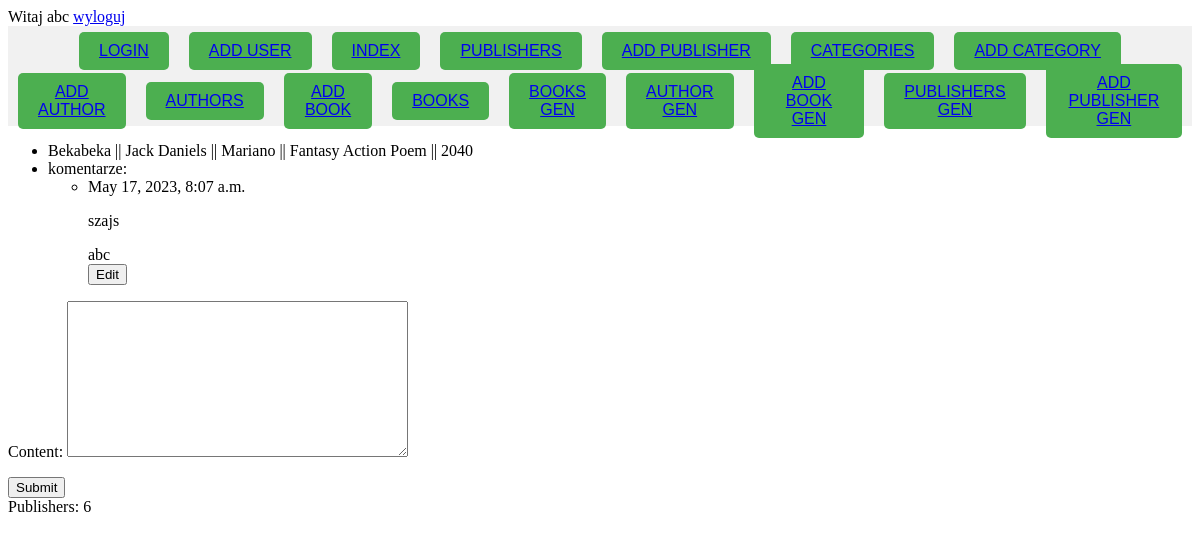
Screenshot of /books/books/4/ (signed in) with the database file from the repository.
### ksiazki/models.py (models this page shows, shortened)
class Book(models.Model):
    title = models.CharField(max_length=128)
    publisher = models.ForeignKey(Publisher, on_delete=models.CASCADE)
    categories = models.ManyToManyField(Category)
    author = models.ForeignKey(Author, on_delete=models.CASCADE)
    year = models.IntegerField()

class Author(models.Model):
    first_name = models.CharField(max_length=128)
    last_name = models.CharField(max_length=128)
    birth_date = models.DateField()
    def __str__(self):
        return f"{self.first_name} {self.last_name}"

class Publisher(models.Model):
    name = models.CharField(max_length=128)

class Category(models.Model):
    name = models.CharField(max_length=128)

class Comment(models.Model):
    book = models.ForeignKey(Book, on_delete=models.CASCADE)
    user = models.ForeignKey(User, on_delete=models.CASCADE)
    date = models.DateTimeField(auto_now_add=True)
    content = models.TextField(null=False, blank=False)

### ksiazki/views.py (the view, shortened to what this page needs)
# urls.py: path('books/<int:id>/', ksiazki_views.BookDetails.as_view(), name='book_details'),
class BookDetails(LoginRequiredMixin, View):
    def get(self, request, id):
        book = Book.objects.get(id=id)
        form = AddCommentForm()
        context = {
            'book': book,
            'form': form
        }
        return render(request, 'ksiazki/book_details.html', context)

### ksiazki/forms.py
class AddCommentForm(forms.ModelForm):
    class Meta:
        model = Comment
        fields = ['content']

### ksiazki/context_processor.py (called while the page is built)
def number_of_publishers(request):
    return {
        'pc': Publisher.objects.count()
    }

### ksiazki/templates/ksiazki/book_details.html
{% extends 'ksiazki/index.html' %}
{% block zawartosc %}
    <ul>
        <li>{{ book.title }} || {{ book.author }} || {{ book.publisher.name }} || {% for category in book.categories.all %} {{ category.name }} {% endfor %} || {{ book.year }}</li>
        <li>
            komentarze:
            <ul>
                {% for comment in book.comment_set.all %}
                    <li>{{ comment.date }}
                    <p>{{ comment.content }}</p>
                    {{ comment.user.username }}</li>
                    <a href="{% url 'edit_comment' comment.id %}"> <button>Edit</button></a>
                {% endfor %}
            </ul>
        </li>
    </ul>
{% if user.is_authenticated %}
{% include 'book_generic/basic_form.html' %}
{% endif %}
{% endblock %}

### ksiazki/templates/ksiazki/index.html (shortened to what this page needs)
{% load static %}
<!doctype html>
<html lang="en">
<head>
<link href="{% static '/base.css' %}" rel="stylesheet">
</head>
<body>
{% if user.is_authenticated %}
    Witaj {{ user.username }}
    <a href="{% url 'logout' %}">wyloguj</a>
{% endif %}
  <div class="button-bar">
      <button><a href="{% url 'login' %}">LOGIN</a></button>
      <button><a href="{% url 'add_user' %}">ADD USER</a></button>
      <button><a href="{% url 'Index' %}">INDEX</a></button>
      <button><a href="{% url 'publishers' %}">PUBLISHERS</a></button>
      <button><a href="{% url 'add_publisher' %}">ADD PUBLISHER</a></button>
      <button><a href="{% url 'categories' %}">CATEGORIES</a></button>
      <button><a href="{% url 'add_category' %}">ADD CATEGORY</a></button>
  </div>
    <div class="button-bar">
      <button><a href="{% url 'add_author' %}">ADD AUTHOR</a></button>
      <button><a href="{% url 'authors' %}">AUTHORS</a></button>
      <button><a href="{% url 'add_book' %}">ADD BOOK</a></button>
      <button><a href="{% url 'books' %}">BOOKS</a></button>
      <button><a href="{% url 'book_generic_view' %}">BOOKS GEN</a></button>
      <button><a href="{% url 'author_generic_view' %}">AUTHOR GEN</a></button>
      <button><a href="{% url 'add_book_generic' %}">ADD BOOK GEN</a></button>
      <button><a href="{% url 'publisher_generic_view' %}">PUBLISHERS GEN</a></button>
      <button><a href="{% url 'add_publisher_generic' %}">ADD PUBLISHER GEN</a></button>
  </div>
<div>
    {% block zawartosc %}{% endblock %}
</div>
Publishers: {{ pc }}
</body>
</html>

### ksiazki/static/base.css (style rules this page uses)
.button-bar { display: flex; justify-content: center; align-items: center; height: 50px; background-color: #F1F1F1 ; }
.button-bar button { margin: 0 10px; padding: 10px 20px; border: none; border-radius: 5px; background-color: #4CAF50 ; color: white; font-size: 16px; cursor: pointer; }

### rows the page displays
Book: title "Bekabeka", author "Jack Daniels", publisher.name "Mariano", year "2040"
Category: name "Fantasy"
Category: name "Action"
Category: name "Poem"
Comment: date "May 17, 2023, 8:07 a.m.", content "szajs", user.username "abc"

### other values shown
{{ user.username }} "abc"
{{ pc }} "6"
